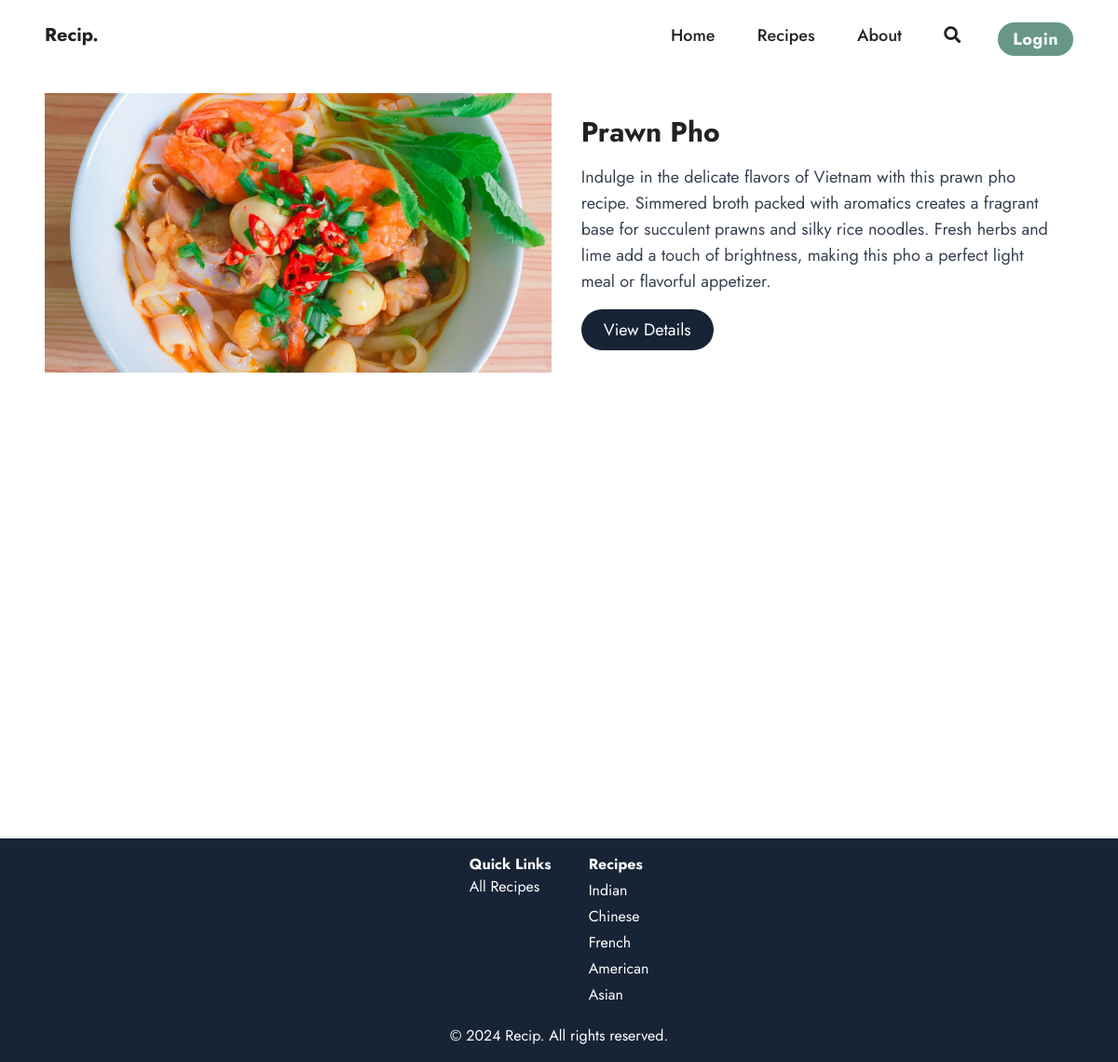
The app's page /recipes/asian/ with its own data.
### recipes/models.py (models this page shows, shortened)
class Recipe(models.Model):
    ASIAN = 'asian'
    AMERICAN = 'american'
    MEXICAN = 'mexican'
    ITALIAN = 'italian'
    FRENCH = 'french'
    EGYPTIAN = 'egyptian'
    MORROCAN = 'morrocan'
    INDIAN = 'indian'
    CHINESE = 'chinese'
    JAPANESE = 'japanese'
    OTHER = 'other'
    CATEGORY_CHOICES = [
        (ASIAN, 'asian'),
        (AMERICAN, 'american'),
        (MEXICAN, 'mexican'),
        (ITALIAN, 'italian'),
        (FRENCH, 'french'),
        (EGYPTIAN, 'egyptian'),
        (MORROCAN, 'morrocan'),
        (INDIAN, 'indian'),
        (CHINESE, 'chinese'),
        (JAPANESE, 'japanese'),
        (OTHER, 'other')
    ]
    title = models.CharField(max_length=100, default='Enter the name of your dish...')
    description = models.TextField()
    image = models.ImageField(upload_to='recipe_images', default='recipe_images/default.jpg')
    ingredients = RichTextField(default='Write your ingredients here...')
    instructions = RichTextField(default='Write your instructions here...')
    category = models.CharField(max_length=30, default=OTHER, choices=CATEGORY_CHOICES)
    total_cook_time = models.IntegerField(default=0)
    author = models.ForeignKey(User, on_delete=models.PROTECT, related_name='recipes')
    created_at = models.DateTimeField(auto_now_add=True)
    updated_at = models.DateTimeField(auto_now=True)

### recipes/views.py (the view, shortened to what this page needs)
# urls.py: path('recipes/', RecipeListView.as_view(), name="recipes_list"),
class RecipeListView(ListView):
    model = Recipe
    template_name = 'recipes/recipe_list.html'
    context_object_name = 'recipe_list'
    def get_queryset(self):
        category_name = self.kwargs.get('category_name', None)
        search_query = self.request.GET.get('search_query', '')
        if category_name:
            return Recipe.objects.filter(category=category_name)
        else:
            return Recipe.objects.all()

### recipes/templates/recipes/recipe_list.html
{% extends "base.html" %} {% block content %}
<div class="flex flex-col gap-4 my-4 px-12">
	{% for recipe in recipe_list %}
	<div class="flex w-full items-center relative gap-4 max-h-[300px]">
		<img
			src="{{recipe.image.url}}"
			alt="{{recipe.title}}"
			class="flex object-cover w-1/2 h-300"
		/>
		<div class="w-1/2 p-4">
			<h2 class="text-3xl font-bold mb-4">{{recipe.title}}</h2>
			<p class="text-lg text-gray-700 mb-4">{{recipe.description}}</p>
			<a
				class="inline-block bg-primary px-6 py-2 rounded-full"
				href="{% url 'recipe_detail' recipe.id %}"
			>
				<p class="text-lg text-white">View Details</p>
			</a>
		</div>
	</div>
	{% endfor %}
</div>
{% endblock %}

### static/css/styles.css (style rules this page uses)
:root { --primary-color: #162435; --accent-color: #689689; --misc-one: #f06543; --misc-two: #f09d51; --font-title: #222222; --font-body: #656565; }
body { margin: 0; padding: 0; }
h1, h2 { font-family: "Georgia", serif; }
h2, h3, p, a { font-family: "Jost", sans-serif; }
h2 { font-size: 2rem; color: var(--font-title); }
p { font-size: 1rem; color: var(--font-body); }
.h-300 { height: 300px; }
.bg-primary { background-color: var(--primary-color); }

### records on screen
Recipe: image (picture), title "Prawn Pho", description "Indulge in the delicate flavors of Vietnam with this prawn pho recipe. Simmered broth packed with aromatics creates a fragrant base for succulent prawns and silky rice noodles. Fresh herbs and lime add a touch of brightness, making this pho a perfect light meal or flavorful appetizer."
